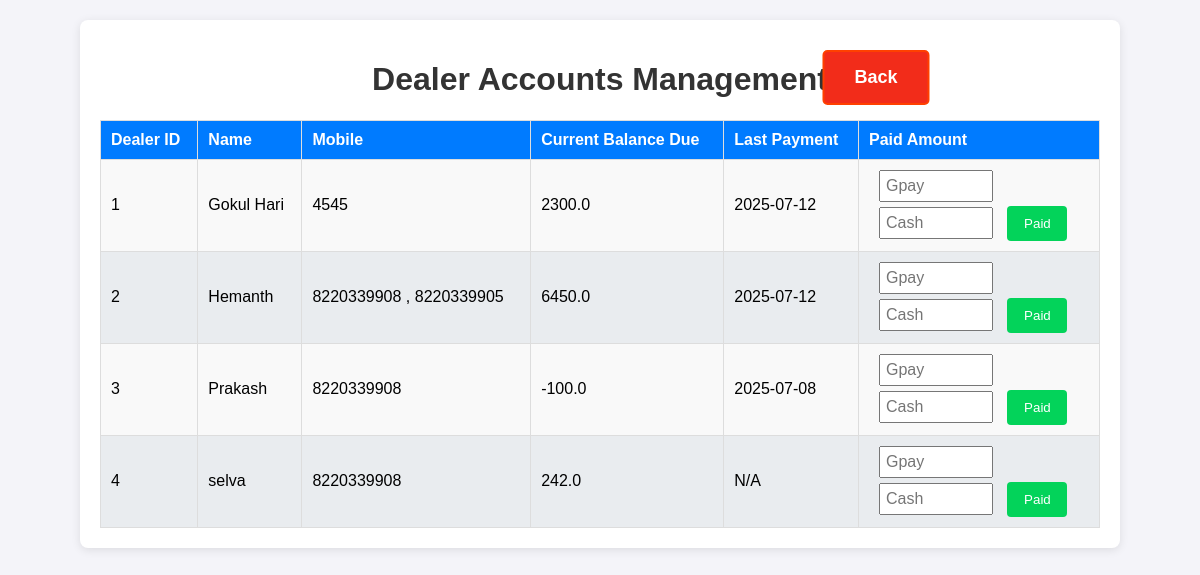
Page /dealer_accounts on the earlier database version.
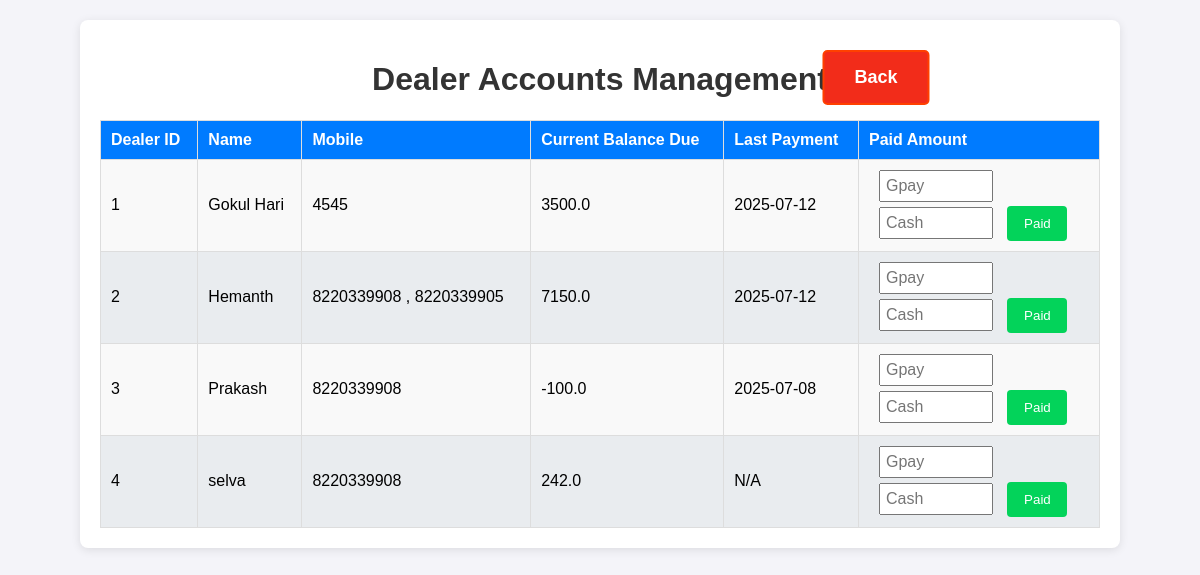
Same page on the later database version.
### app.py (models this page shows)
class Dealer_details(db.Model):
    id = db.Column(db.Integer, primary_key=True)
    dealer_id = db.Column(db.String(100), nullable=False, unique=True)
    name = db.Column(db.String(100), nullable=False)
    mobile = db.Column(db.String(15), nullable=False)
    address = db.Column(db.String(400), nullable=True)
    aadhaar_file = db.Column(db.String(400))  # Path to Aadhaar copy
    photo_file = db.Column(db.String(400))

class DealerAccounts(db.Model):
    id = db.Column(db.Integer, primary_key=True)
    dealer_id = db.Column(db.String(100), db.ForeignKey('dealer_details.dealer_id'), nullable=False, unique=True)
    current_balance = db.Column(db.Float, default=0.0)
    last_payment_date = db.Column(db.DateTime)
    dealer = db.relationship('Dealer_details', backref='account')

### app.py (the view)
@app.route('/dealer_accounts')
def dealer_accounts():
    dealers = Dealer_details.query.outerjoin(DealerAccounts, Dealer_details.dealer_id == DealerAccounts.dealer_id).add_entity(DealerAccounts).order_by(Dealer_details.name.asc()).all()
    return render_template("dealer_accounts.html", dealers=dealers)

### templates/dealer_accounts.html (shortened to what this page needs)
<!DOCTYPE html>
<html lang="en">
    <head>
    <link rel="stylesheet" href="/static/styles.css">
</head>
<body>
    <div class="container dealer_accounts_container">
        <h1>Dealer Accounts Management</h1>
        <a href="/" class="back">Back</a>
        <table class="dealer_accounts">
            <thead>
                <tr>
                    <th>Dealer ID</th>
                    <th>Name</th>
                    <th>Mobile</th>
                    <th>Current Balance Due</th>
                    <th>Last Payment</th>
                    <th class="action">Paid Amount</th>
                </tr>
            </thead>
            <tbody>
                {% for dealer, account in dealers %}
                <tr>
                    <td>{{ dealer.dealer_id }}</td>
                    <td>{{ dealer.name }}</td>
                    <td>{{ dealer.mobile }}</td>
                    <td>{{ account.current_balance if account else 0 }}</td>
                    <td>{{ account.last_payment_date.strftime("%Y-%m-%d") if account and account.last_payment_date else "N/A" }}</td>
                    <td>
                        <form method="POST" action="{{ url_for('update_payment', dealer_id=dealer.dealer_id) }}">
                            <input class="amount" type="number" name="amount_paid_gpay" step="0.01" placeholder="Gpay" required>
                            <input class="amount" style="margin-top: 5px;" type="number" name="amount_paid_cash" step="0.01" placeholder="Cash" required>
                            <button class="pay" type="submit">Paid</button>
                        </form>
                    </td>
                </tr>
                {% endfor %}
            </tbody>
        </table>
    </div>
</body>
</html>

Differences in the rows shown:
changed through a linked row, Dealer_details "Gokul Hari": current_balance "2300.0" → "3500.0"
changed through a linked row, Dealer_details "Hemanth": current_balance "6450.0" → "7150.0"
